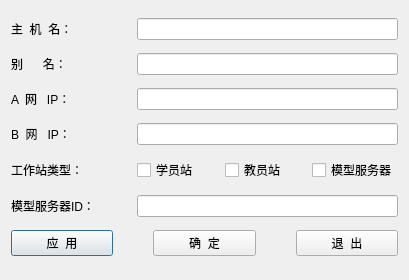
<?xml version="1.0" encoding="UTF-8"?>
<ui version="4.0">
 <class>CStationAddTable</class>
 <widget class="QDialog" name="CStationAddTable">
  <property name="geometry">
   <rect>
    <x>0</x>
    <y>0</y>
    <width>409</width>
    <height>280</height>
   </rect>
  </property>
  <property name="windowTitle">
   <string>添加工作站</string>
  </property>
  <layout class="QVBoxLayout" name="verticalLayout">
   <item>
    <layout class="QHBoxLayout" name="horizontalLayout">
     <item>
      <widget class="QLabel" name="label">
       <property name="minimumSize">
        <size>
         <width>120</width>
         <height>0</height>
        </size>
       </property>
       <property name="maximumSize">
        <size>
         <width>120</width>
         <height>16777215</height>
        </size>
       </property>
       <property name="styleSheet">
        <string notr="true">font: 12pt &quot;宋体&quot;;</string>
       </property>
       <property name="text">
        <string>主  机  名：</string>
       </property>
      </widget>
     </item>
     <item>
      <widget class="QLineEdit" name="editHostName"/>
     </item>
    </layout>
   </item>
   <item>
    <layout class="QHBoxLayout" name="horizontalLayout_2">
     <item>
      <widget class="QLabel" name="label_2">
       <property name="minimumSize">
        <size>
         <width>120</width>
         <height>0</height>
        </size>
       </property>
       <property name="maximumSize">
        <size>
         <width>120</width>
         <height>16777215</height>
        </size>
       </property>
       <property name="styleSheet">
        <string notr="true">font: 12pt &quot;宋体&quot;;</string>
       </property>
       <property name="text">
        <string>别      名：</string>
       </property>
      </widget>
     </item>
     <item>
      <widget class="QLineEdit" name="editOthName"/>
     </item>
    </layout>
   </item>
   <item>
    <layout class="QHBoxLayout" name="horizontalLayout_3">
     <item>
      <widget class="QLabel" name="label_3">
       <property name="minimumSize">
        <size>
         <width>120</width>
         <height>0</height>
        </size>
       </property>
       <property name="maximumSize">
        <size>
         <width>120</width>
         <height>16777215</height>
        </size>
       </property>
       <property name="styleSheet">
        <string notr="true">font: 12pt &quot;宋体&quot;;</string>
       </property>
       <property name="text">
        <string>A  网   IP：</string>
       </property>
      </widget>
     </item>
     <item>
      <widget class="QLineEdit" name="editIpA"/>
     </item>
    </layout>
   </item>
   <item>
    <layout class="QHBoxLayout" name="horizontalLayout_4">
     <item>
      <widget class="QLabel" name="label_4">
       <property name="minimumSize">
        <size>
         <width>120</width>
         <height>0</height>
        </size>
       </property>
       <property name="maximumSize">
        <size>
         <width>120</width>
         <height>16777215</height>
        </size>
       </property>
       <property name="styleSheet">
        <string notr="true">font: 12pt &quot;宋体&quot;;</string>
       </property>
       <property name="text">
        <string>B  网   IP：</string>
       </property>
      </widget>
     </item>
     <item>
      <widget class="QLineEdit" name="editIpB"/>
     </item>
    </layout>
   </item>
   <item>
    <layout class="QHBoxLayout" name="horizontalLayout_5">
     <item>
      <widget class="QLabel" name="label_5">
       <property name="minimumSize">
        <size>
         <width>120</width>
         <height>0</height>
        </size>
       </property>
       <property name="maximumSize">
        <size>
         <width>120</width>
         <height>16777215</height>
        </size>
       </property>
       <property name="styleSheet">
        <string notr="true">font: 12pt &quot;宋体&quot;;</string>
       </property>
       <property name="text">
        <string>工作站类型：</string>
       </property>
      </widget>
     </item>
     <item>
      <widget class="QCheckBox" name="checkStudent">
       <property name="styleSheet">
        <string notr="true">font: 12pt &quot;宋体&quot;;</string>
       </property>
       <property name="text">
        <string>学员站</string>
       </property>
      </widget>
     </item>
     <item>
      <widget class="QCheckBox" name="checkTeacher">
       <property name="styleSheet">
        <string notr="true">font: 12pt &quot;宋体&quot;;</string>
       </property>
       <property name="text">
        <string>教员站</string>
       </property>
      </widget>
     </item>
     <item>
      <widget class="QCheckBox" name="checkServer">
       <property name="styleSheet">
        <string notr="true">font: 12pt &quot;宋体&quot;;</string>
       </property>
       <property name="text">
        <string>模型服务器</string>
       </property>
      </widget>
     </item>
    </layout>
   </item>
   <item>
    <layout class="QHBoxLayout" name="horizontalLayout_6">
     <item>
      <widget class="QLabel" name="label_6">
       <property name="minimumSize">
        <size>
         <width>120</width>
         <height>0</height>
        </size>
       </property>
       <property name="maximumSize">
        <size>
         <width>120</width>
         <height>16777215</height>
        </size>
       </property>
       <property name="styleSheet">
        <string notr="true">font: 12pt &quot;宋体&quot;;</string>
       </property>
       <property name="text">
        <string>模型服务器ID：</string>
       </property>
      </widget>
     </item>
     <item>
      <widget class="QLineEdit" name="editServerId"/>
     </item>
    </layout>
   </item>
   <item>
    <layout class="QHBoxLayout" name="horizontalLayout_7">
     <property name="spacing">
      <number>40</number>
     </property>
     <item>
      <widget class="QPushButton" name="buttonApply">
       <property name="styleSheet">
        <string notr="true">font: 12pt &quot;宋体&quot;;</string>
       </property>
       <property name="text">
        <string>应  用</string>
       </property>
      </widget>
     </item>
     <item>
      <widget class="QPushButton" name="buttonEnter">
       <property name="styleSheet">
        <string notr="true">font: 12pt &quot;宋体&quot;;</string>
       </property>
       <property name="text">
        <string>确  定</string>
       </property>
      </widget>
     </item>
     <item>
      <widget class="QPushButton" name="buttonExit">
       <property name="styleSheet">
        <string notr="true">font: 12pt &quot;宋体&quot;;</string>
       </property>
       <property name="text">
        <string>退  出</string>
       </property>
      </widget>
     </item>
    </layout>
   </item>
  </layout>
 </widget>
 <tabstops>
  <tabstop>editHostName</tabstop>
  <tabstop>editOthName</tabstop>
  <tabstop>editIpA</tabstop>
  <tabstop>editIpB</tabstop>
  <tabstop>checkStudent</tabstop>
  <tabstop>checkTeacher</tabstop>
  <tabstop>checkServer</tabstop>
  <tabstop>editServerId</tabstop>
  <tabstop>buttonEnter</tabstop>
  <tabstop>buttonExit</tabstop>
 </tabstops>
 <resources/>
 <connections>
  <connection>
   <sender>buttonExit</sender>
   <signal>clicked()</signal>
   <receiver>CStationAddTable</receiver>
   <slot>reject()</slot>
   <hints>
    <hint type="sourcelabel">
     <x>345</x>
     <y>340</y>
    </hint>
    <hint type="destinationlabel">
     <x>236</x>
     <y>186</y>
    </hint>
   </hints>
  </connection>
 </connections>
</ui>
